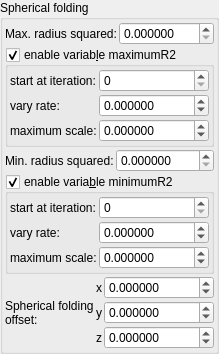
    <widget class="QGroupBox" name="groupBox_2">
     <property name="title">
      <string>Spherical folding</string>
     </property>
     <layout class="QVBoxLayout" name="verticalLayout_12" stretch="0,0,0,0,0">
      <property name="spacing">
       <number>2</number>
      </property>
      <property name="leftMargin">
       <number>2</number>
      </property>
      <property name="topMargin">
       <number>2</number>
      </property>
      <property name="rightMargin">
       <number>2</number>
      </property>
      <property name="bottomMargin">
       <number>2</number>
      </property>
      <item>
       <layout class="QGridLayout" name="gridLayout" columnstretch="0,1">
        <item row="1" column="1">
         <widget class="MyDoubleSpinBox" name="spinbox_transf_maxR2_1">
          <property name="sizePolicy">
           <sizepolicy hsizetype="Minimum" vsizetype="Maximum">
            <horstretch>0</horstretch>
            <verstretch>0</verstretch>
           </sizepolicy>
          </property>
          <property name="prefix">
           <string/>
          </property>
          <property name="suffix">
           <string/>
          </property>
          <property name="decimals">
           <number>6</number>
          </property>
          <property name="minimum">
           <double>0.000000000000000</double>
          </property>
          <property name="maximum">
           <double>99.998999999999995</double>
          </property>
          <property name="singleStep">
           <double>0.100000000000000</double>
          </property>
         </widget>
        </item>
        <item row="1" column="0">
         <widget class="QLabel" name="label_26">
          <property name="text">
           <string>Max. radius squared:</string>
          </property>
         </widget>
        </item>
       </layout>
      </item>
      <item>
       <widget class="MyGroupBox" name="groupCheck_transf_function_enabledE_false">
        <property name="title">
         <string>enable variab&amp;le maximumR2</string>
        </property>
        <property name="checkable">
         <bool>true</bool>
        </property>
        <layout class="QVBoxLayout" name="verticalLayout_11" stretch="0">
         <property name="spacing">
          <number>2</number>
         </property>
         <property name="leftMargin">
          <number>2</number>
         </property>
         <property name="topMargin">
          <number>2</number>
         </property>
         <property name="rightMargin">
          <number>2</number>
         </property>
         <property name="bottomMargin">
          <number>2</number>
         </property>
         <item>
          <layout class="QGridLayout" name="gridLayout_8" columnstretch="0,1">
           <property name="spacing">
            <number>2</number>
           </property>
           <item row="1" column="0">
            <widget class="QLabel" name="label_32">
             <property name="text">
              <string notr="true">vary rate:</string>
             </property>
            </widget>
           </item>
           <item row="2" column="1">
            <widget class="MyDoubleSpinBox" name="spinbox_transf_scaleA_1">
             <property name="sizePolicy">
              <sizepolicy hsizetype="Minimum" vsizetype="Maximum">
               <horstretch>0</horstretch>
               <verstretch>0</verstretch>
              </sizepolicy>
             </property>
             <property name="prefix">
              <string/>
             </property>
             <property name="decimals">
              <number>6</number>
             </property>
             <property name="minimum">
              <double>-99.989999999999995</double>
             </property>
             <property name="singleStep">
              <double>0.100000000000000</double>
             </property>
            </widget>
           </item>
           <item row="0" column="0">
            <widget class="QLabel" name="label_33">
             <property name="text">
              <string notr="true">start at iteration:</string>
             </property>
            </widget>
           </item>
           <item row="0" column="1">
            <widget class="MySpinBox" name="spinboxInt_transf_start_iterations_B">
             <property name="sizePolicy">
              <sizepolicy hsizetype="Minimum" vsizetype="Maximum">
               <horstretch>0</horstretch>
               <verstretch>0</verstretch>
              </sizepolicy>
             </property>
             <property name="maximum">
              <number>999</number>
             </property>
            </widget>
           </item>
           <item row="2" column="0">
            <widget class="QLabel" name="label_38">
             <property name="text">
              <string notr="true">maximum scale:</string>
             </property>
            </widget>
           </item>
           <item row="1" column="1">
            <widget class="MyDoubleSpinBox" name="spinbox_transf_offsetA_0">
             <property name="sizePolicy">
              <sizepolicy hsizetype="Minimum" vsizetype="Maximum">
               <horstretch>0</horstretch>
               <verstretch>0</verstretch>
              </sizepolicy>
             </property>
             <property name="prefix">
              <string/>
             </property>
             <property name="decimals">
              <number>6</number>
             </property>
             <property name="minimum">
              <double>-99.989999999999995</double>
             </property>
             <property name="singleStep">
              <double>0.100000000000000</double>
             </property>
            </widget>
           </item>
          </layout>
         </item>
        </layout>
       </widget>
      </item>
      <item>
       <layout class="QGridLayout" name="gridLayout_9" columnstretch="0,1">
        <item row="0" column="0">
         <widget class="QLabel" name="label_25">
          <property name="text">
           <string>Min. radius squared:</string>
          </property>
         </widget>
        </item>
        <item row="0" column="1">
         <widget class="MyDoubleSpinBox" name="spinbox_transf_minR2_p25">
          <property name="sizePolicy">
           <sizepolicy hsizetype="Minimum" vsizetype="Maximum">
            <horstretch>0</horstretch>
            <verstretch>0</verstretch>
           </sizepolicy>
          </property>
          <property name="prefix">
           <string/>
          </property>
          <property name="suffix">
           <string/>
          </property>
          <property name="decimals">
           <number>6</number>
          </property>
          <property name="minimum">
           <double>0.000000000000000</double>
          </property>
          <property name="maximum">
           <double>99.998999999999995</double>
          </property>
          <property name="singleStep">
           <double>0.100000000000000</double>
          </property>
         </widget>
        </item>
       </layout>
      </item>
      <item>
       <widget class="MyGroupBox" name="groupCheck_transf_function_enabledD_false">
        <property name="title">
         <string>enable varia&amp;ble minimumR2</string>
        </property>
        <property name="checkable">
         <bool>true</bool>
        </property>
        <layout class="QVBoxLayout" name="verticalLayout_9" stretch="0">
         <property name="spacing">
          <number>2</number>
         </property>
         <property name="leftMargin">
          <number>2</number>
         </property>
         <property name="topMargin">
          <number>2</number>
         </property>
         <property name="rightMargin">
          <number>2</number>
         </property>
         <property name="bottomMargin">
          <number>2</number>
         </property>
         <item>
          <layout class="QGridLayout" name="gridLayout_5" columnstretch="0,1">
           <property name="spacing">
            <number>2</number>
           </property>
           <item row="0" column="1">
            <widget class="MySpinBox" name="spinboxInt_transf_start_iterations_A">
             <property name="sizePolicy">
              <sizepolicy hsizetype="Minimum" vsizetype="Maximum">
               <horstretch>0</horstretch>
               <verstretch>0</verstretch>
              </sizepolicy>
             </property>
             <property name="maximum">
              <number>999</number>
             </property>
            </widget>
           </item>
           <item row="1" column="0">
            <widget class="QLabel" name="label_28">
             <property name="text">
              <string notr="true">vary rate:</string>
             </property>
            </widget>
           </item>
           <item row="2" column="1">
            <widget class="MyDoubleSpinBox" name="spinbox_transf_scale_1">
             <property name="sizePolicy">
              <sizepolicy hsizetype="Minimum" vsizetype="Maximum">
               <horstretch>0</horstretch>
               <verstretch>0</verstretch>
              </sizepolicy>
             </property>
             <property name="prefix">
              <string/>
             </property>
             <property name="decimals">
              <number>6</number>
             </property>
             <property name="minimum">
              <double>-99.989999999999995</double>
             </property>
             <property name="singleStep">
              <double>0.100000000000000</double>
             </property>
            </widget>
           </item>
           <item row="0" column="0">
            <widget class="QLabel" name="label_30">
             <property name="text">
              <string notr="true">start at iteration:</string>
             </property>
            </widget>
           </item>
           <item row="1" column="1">
            <widget class="MyDoubleSpinBox" name="spinbox_transf_offset_0">
             <property name="sizePolicy">
              <sizepolicy hsizetype="Minimum" vsizetype="Maximum">
               <horstretch>0</horstretch>
               <verstretch>0</verstretch>
              </sizepolicy>
             </property>
             <property name="prefix">
              <string/>
             </property>
             <property name="decimals">
              <number>6</number>
             </property>
             <property name="minimum">
              <double>-99.989999999999995</double>
             </property>
             <property name="singleStep">
              <double>0.100000000000000</double>
             </property>
            </widget>
           </item>
           <item row="2" column="0">
            <widget class="QLabel" name="label_31">
             <property name="text">
              <string notr="true">maximum scale:</string>
             </property>
            </widget>
           </item>
          </layout>
         </item>
        </layout>
       </widget>
      </item>
      <item>
       <layout class="QGridLayout" name="gridLayout_10" columnstretch="0,0,1">
        <property name="spacing">
         <number>2</number>
        </property>
        <item row="5" column="1">
         <widget class="QLabel" name="label_117">
          <property name="sizePolicy">
           <sizepolicy hsizetype="Preferred" vsizetype="Preferred">
            <horstretch>0</horstretch>
            <verstretch>0</verstretch>
           </sizepolicy>
          </property>
          <property name="text">
           <string notr="true">z</string>
          </property>
          <property name="alignment">
           <set>Qt::AlignRight|Qt::AlignTrailing|Qt::AlignVCenter</set>
          </property>
         </widget>
        </item>
        <item row="3" column="2">
         <widget class="MyDoubleSpinBox" name="spinbox3_mandelbox_offset_x">
          <property name="sizePolicy">
           <sizepolicy hsizetype="Minimum" vsizetype="Maximum">
            <horstretch>0</horstretch>
            <verstretch>0</verstretch>
           </sizepolicy>
          </property>
          <property name="prefix">
           <string/>
          </property>
          <property name="suffix">
           <string/>
          </property>
          <property name="decimals">
           <number>6</number>
          </property>
          <property name="minimum">
           <double>-99.998999999999995</double>
          </property>
          <property name="maximum">
           <double>99.998999999999995</double>
          </property>
          <property name="singleStep">
           <double>0.100000000000000</double>
          </property>
         </widget>
        </item>
        <item row="3" column="0" rowspan="3">
         <widget class="QLabel" name="label_12">
          <property name="text">
           <string>Spherical folding
offset:</string>
          </property>
         </widget>
        </item>
        <item row="3" column="1">
         <widget class="QLabel" name="label_115">
          <property name="sizePolicy">
           <sizepolicy hsizetype="Preferred" vsizetype="Preferred">
            <horstretch>0</horstretch>
            <verstretch>0</verstretch>
           </sizepolicy>
          </property>
          <property name="text">
           <string notr="true">x</string>
          </property>
          <property name="alignment">
           <set>Qt::AlignRight|Qt::AlignTrailing|Qt::AlignVCenter</set>
          </property>
         </widget>
        </item>
        <item row="4" column="2">
         <widget class="MyDoubleSpinBox" name="spinbox3_mandelbox_offset_y">
          <property name="sizePolicy">
           <sizepolicy hsizetype="Minimum" vsizetype="Maximum">
            <horstretch>0</horstretch>
            <verstretch>0</verstretch>
           </sizepolicy>
          </property>
          <property name="prefix">
           <string/>
          </property>
          <property name="suffix">
           <string/>
          </property>
          <property name="decimals">
           <number>6</number>
          </property>
          <property name="minimum">
           <double>-99.998999999999995</double>
          </property>
          <property name="maximum">
           <double>99.998999999999995</double>
          </property>
          <property name="singleStep">
           <double>0.100000000000000</double>
          </property>
         </widget>
        </item>
        <item row="5" column="2">
         <widget class="MyDoubleSpinBox" name="spinbox3_mandelbox_offset_z">
          <property name="sizePolicy">
           <sizepolicy hsizetype="Minimum" vsizetype="Maximum">
            <horstretch>0</horstretch>
            <verstretch>0</verstretch>
           </sizepolicy>
          </property>
          <property name="prefix">
           <string/>
          </property>
          <property name="suffix">
           <string/>
          </property>
          <property name="decimals">
           <number>6</number>
          </property>
          <property name="minimum">
           <double>-99.998999999999995</double>
          </property>
          <property name="maximum">
           <double>99.998999999999995</double>
          </property>
          <property name="singleStep">
           <double>0.100000000000000</double>
          </property>
         </widget>
        </item>
        <item row="4" column="1">
         <widget class="QLabel" name="label_116">
          <property name="sizePolicy">
           <sizepolicy hsizetype="Preferred" vsizetype="Preferred">
            <horstretch>0</horstretch>
            <verstretch>0</verstretch>
           </sizepolicy>
          </property>
          <property name="text">
           <string notr="true">y</string>
          </property>
          <property name="alignment">
           <set>Qt::AlignRight|Qt::AlignTrailing|Qt::AlignVCenter</set>
          </property>
         </widget>
        </item>
       </layout>
      </item>
     </layout>
    </widget>
